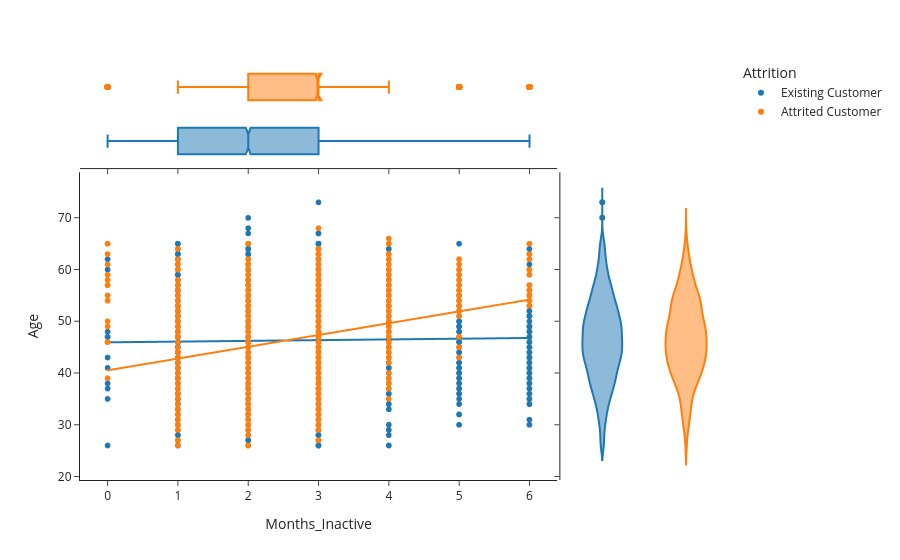

This figure's notebook cell:
### Code cell
yprop = 'Age'
xprop = 'Months_Inactive'
h= 'Attrition'
px.scatter(data, x=xprop, y=yprop, color=h, marginal_y="violin", marginal_x="box", trendline="ols", template="simple_white")

### Figure 1 — Plotly figure (JSON) as saved in the notebook; plotly's stock layout.template omitted (floating-point values rounded to 4 significant figures; data arrays with more than 128 entries replaced by an {"elided": "..."} marker saying what was removed)
{"data": [{"hovertemplate": "Attrition=Existing Customer<br>Months_Inactive=%{x}<br>Age=%{y}<extra></extra>", "legendgroup": "Existing Customer", "marker": {"color": "#1F77B4", "symbol": "circle"}, "mode": "markers", "name": "Existing Customer", "showlegend": true, "type": "scattergl", "x": {"elided": "8500 int values"}, "xaxis": "x", "y": {"elided": "8500 int values"}, "yaxis": "y"}, {"alignmentgroup": "True", "hovertemplate": "Attrition=Existing Customer<br>Months_Inactive=%{x}<extra></extra>", "legendgroup": "Existing Customer", "marker": {"color": "#1F77B4", "symbol": "circle"}, "name": "Existing Customer", "notched": true, "offsetgroup": "Existing Customer", "showlegend": false, "type": "box", "x": {"elided": "8500 int values"}, "xaxis": "x3", "yaxis": "y3"}, {"alignmentgroup": "True", "hovertemplate": "Attrition=Existing Customer<br>Age=%{y}<extra></extra>", "legendgroup": "Existing Customer", "marker": {"color": "#1F77B4", "symbol": "circle"}, "name": "Existing Customer", "offsetgroup": "Existing Customer", "scalegroup": "y", "showlegend": false, "type": "violin", "xaxis": "x2", "y": {"elided": "8500 int values"}, "yaxis": "y2"}, {"hovertemplate": "<b>OLS trendline</b><br>Age = 0.140457 * Months_Inactive + 45.9428<br>R<sup>2</sup>=0.000312<br><br>Attrition=Existing Customer<br>Months_Inactive=%{x}<br>Age=%{y} <b>(trend)</b><extra></extra>", "legendgroup": "Existing Customer", "marker": {"color": "#1F77B4", "symbol": "circle"}, "mode": "lines", "name": "Existing Customer", "showlegend": false, "type": "scattergl", "x": {"elided": "8500 int values"}, "xaxis": "x", "y": {"elided": "8500 float values"}, "yaxis": "y"}, {"hovertemplate": "Attrition=Attrited Customer<br>Months_Inactive=%{x}<br>Age=%{y}<extra></extra>", "legendgroup": "Attrited Customer", "marker": {"color": "#FF7F0E", "symbol": "circle"}, "mode": "markers", "name": "Attrited Customer", "showlegend": true, "type": "scattergl", "x": {"elided": "1627 int values"}, "xaxis": "x", "y": {"elided": "1627 int values"}, "yaxis": "y"}, {"alignmentgroup": "True", "hovertemplate": "Attrition=Attrited Customer<br>Months_Inactive=%{x}<extra></extra>", "legendgroup": "Attrited Customer", "marker": {"color": "#FF7F0E", "symbol": "circle"}, "name": "Attrited Customer", "notched": true, "offsetgroup": "Attrited Customer", "showlegend": false, "type": "box", "x": {"elided": "1627 int values"}, "xaxis": "x3", "yaxis": "y3"}, {"alignmentgroup": "True", "hovertemplate": "Attrition=Attrited Customer<br>Age=%{y}<extra></extra>", "legendgroup": "Attrited Customer", "marker": {"color": "#FF7F0E", "symbol": "circle"}, "name": "Attrited Customer", "offsetgroup": "Attrited Customer", "scalegroup": "y", "showlegend": false, "type": "violin", "xaxis": "x2", "y": {"elided": "1627 int values"}, "yaxis": "y2"}, {"hovertemplate": "<b>OLS trendline</b><br>Age = 2.27826 * Months_Inactive + 40.5235<br>R<sup>2</sup>=0.071487<br><br>Attrition=Attrited Customer<br>Months_Inactive=%{x}<br>Age=%{y} <b>(trend)</b><extra></extra>", "legendgroup": "Attrited Customer", "marker": {"color": "#FF7F0E", "symbol": "circle"}, "mode": "lines", "name": "Attrited Customer", "showlegend": false, "type": "scattergl", "x": {"elided": "1627 int values"}, "xaxis": "x", "y": {"elided": "1627 float values"}, "yaxis": "y"}], "layout": {"legend": {"title": {"text": "Attrition"}, "tracegroupgap": 0}, "margin": {"t": 60}, "xaxis": {"anchor": "y", "domain": [0, 0.7363], "title": {"text": "Months_Inactive"}}, "xaxis2": {"anchor": "y2", "domain": [0.7413, 1], "matches": "x2", "showline": false, "showticklabels": false, "ticks": ""}, "xaxis3": {"anchor": "y3", "domain": [0, 0.7363], "matches": "x", "showticklabels": false}, "xaxis4": {"anchor": "y4", "domain": [0.7413, 1], "matches": "x2", "showline": false, "showticklabels": false, "ticks": ""}, "yaxis": {"anchor": "x", "domain": [0, 0.7326], "title": {"text": "Age"}}, "yaxis2": {"anchor": "x2", "domain": [0, 0.7326], "matches": "y", "showticklabels": false}, "yaxis3": {"anchor": "x3", "domain": [0.7426, 1], "matches": "y3", "showline": false, "showticklabels": false, "ticks": ""}, "yaxis4": {"anchor": "x4", "domain": [0.7426, 1], "matches": "y3", "showline": false, "showticklabels": false, "ticks": ""}}}
